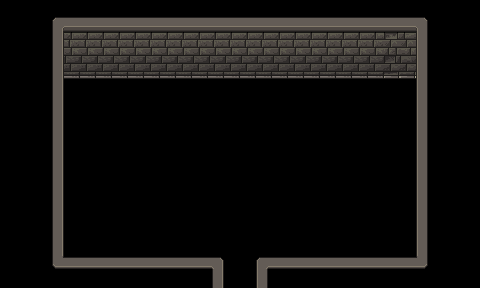

This is a level from a 2D game, rendered from its Tiled map with the project's own tilesets. A one-line summary and the complete map file follow:
An orthogonal 30x18 tile map with 16x16 px tiles, 2 tile layers (Ground, Upper), 1 hidden layer not drawn and 9 objects (3x ResourceSpawn, 3x SpawnPoint, Entrance, DungeonObject, CombatStart).

<map version="1.4" tiledversion="1.4.1" orientation="orthogonal" renderorder="right-down" width="30" height="18" tilewidth="16" tileheight="16" infinite="0" nextlayerid="22" nextobjectid="52">
 <properties>
  <property name="ActiveSpawn" type="int" value="3" />
  <property name="Dungeon" value="Forest" />
  <property name="Outside" type="bool" value="false" />
  <property name="ResourcesMinMax" value="30-60" />
 </properties>
 <tileset firstgid="1" source="../Tilesets/tilesetDungeon.tsx" />
 <layer id="19" name="Base" width="30" height="18" visible="0">
  <data encoding="csv">
145,145,145,145,145,145,145,145,145,145,145,145,145,145,145,145,145,145,145,145,145,145,145,145,145,145,145,145,145,145,
145,145,145,145,145,145,145,145,145,145,145,145,145,145,145,145,145,145,145,145,145,145,145,145,145,145,145,145,145,145,
145,145,145,145,145,145,145,145,145,145,145,145,145,145,145,145,145,145,145,145,145,145,145,145,145,145,145,145,145,145,
145,145,145,145,145,145,145,145,145,145,145,145,145,145,145,145,145,145,145,145,145,145,145,145,145,145,145,145,145,145,
145,145,145,145,145,145,145,145,145,145,145,145,145,145,145,145,145,145,145,145,145,145,145,145,145,145,145,145,145,145,
145,145,145,145,10,10,31,11,10,10,10,10,10,10,10,11,10,10,10,11,10,10,10,12,10,10,145,145,145,145,
145,145,145,145,10,10,11,10,10,10,10,10,10,10,10,10,11,10,12,10,11,10,10,10,31,10,145,145,145,145,
145,145,145,145,10,10,10,10,10,10,10,11,10,31,10,10,11,10,11,10,11,11,10,10,10,11,145,145,145,145,
145,145,145,145,12,10,10,11,10,10,10,10,10,10,10,12,10,11,10,10,10,10,11,10,12,10,145,145,145,145,
145,145,145,145,12,10,10,10,10,10,11,10,10,10,10,10,10,11,10,10,10,11,10,10,10,10,145,145,145,145,
145,145,145,145,10,10,10,11,11,10,10,10,11,11,10,30,10,12,10,11,10,10,10,10,10,12,145,145,145,145,
145,145,145,145,31,11,10,10,11,10,10,10,30,11,10,10,11,10,30,10,10,11,10,10,31,31,145,145,145,145,
145,145,145,145,12,10,10,10,10,10,10,10,10,10,10,10,11,10,31,12,10,10,10,10,10,10,145,145,145,145,
145,145,145,145,10,10,11,12,11,10,12,10,10,10,10,10,10,10,10,11,10,10,10,12,11,10,145,145,145,145,
145,145,145,145,10,10,10,10,10,10,10,11,10,31,10,10,10,10,10,10,11,10,10,10,10,10,145,145,145,145,
145,145,145,145,10,10,10,10,10,30,10,10,10,10,10,11,10,30,31,10,11,31,10,11,10,31,145,145,145,145,
145,145,145,145,10,10,10,10,10,10,10,10,11,10,10,10,10,10,10,10,10,10,31,10,10,10,145,145,145,145,
145,145,145,145,145,145,145,145,145,145,145,145,145,145,10,10,145,145,145,145,145,145,145,145,145,145,145,145,145,145
</data>
 </layer>
 <layer id="20" name="Ground" width="30" height="18">
  <data encoding="csv">
0,0,0,0,0,0,0,0,0,0,0,0,0,0,0,0,0,0,0,0,0,0,0,0,0,0,0,0,0,0,
0,0,0,22,62,62,62,62,62,62,62,62,62,62,62,62,62,62,62,62,62,62,62,62,62,62,23,0,0,0,
0,0,0,24,84,84,84,84,84,84,84,84,84,84,84,84,84,84,84,84,84,84,84,84,85,86,21,0,0,0,
0,0,0,24,104,104,104,104,104,104,104,104,104,104,104,104,104,104,104,104,104,104,104,104,105,106,21,0,0,0,
0,0,0,24,124,124,124,124,124,124,124,124,124,124,124,124,124,124,124,124,124,124,124,124,125,126,21,0,0,0,
0,0,0,24,0,0,0,0,0,0,0,0,0,0,0,0,0,0,0,0,0,0,0,0,0,0,21,0,0,0,
0,0,0,24,0,0,0,0,0,0,0,0,0,0,0,0,0,0,0,0,0,0,0,0,0,0,21,0,0,0,
0,0,0,24,0,0,0,0,0,0,0,0,0,0,0,0,0,0,0,0,0,0,0,0,0,0,21,0,0,0,
0,0,0,24,0,0,0,0,0,0,0,0,0,0,0,0,0,0,0,0,0,0,0,0,0,0,21,0,0,0,
0,0,0,24,0,0,0,0,0,0,0,0,0,0,0,0,0,0,0,0,0,0,0,0,0,0,21,0,0,0,
0,0,0,24,0,0,0,0,0,0,0,0,0,0,0,0,0,0,0,0,0,0,0,0,0,0,21,0,0,0,
0,0,0,24,0,0,0,0,0,0,0,0,0,0,0,0,0,0,0,0,0,0,0,0,0,0,21,0,0,0,
0,0,0,24,0,0,0,0,0,0,0,0,0,0,0,0,0,0,0,0,0,0,0,0,0,0,21,0,0,0,
0,0,0,24,0,0,0,0,0,0,0,0,0,0,0,0,0,0,0,0,0,0,0,0,0,0,21,0,0,0,
0,0,0,24,0,0,0,0,0,0,0,0,0,0,0,0,0,0,0,0,0,0,0,0,0,0,21,0,0,0,
0,0,0,24,0,0,0,0,0,0,0,0,0,0,0,0,0,0,0,0,0,0,0,0,0,0,21,0,0,0,
0,0,0,42,2,2,2,2,2,2,2,2,2,4,0,0,1,2,2,2,2,2,2,2,2,2,43,0,0,0,
0,0,0,0,0,0,0,0,0,0,0,0,0,24,0,0,21,0,0,0,0,0,0,0,0,0,0,0,0,0
</data>
 </layer>
 <layer id="21" name="Upper" width="30" height="18">
  <data encoding="csv">
0,0,0,0,0,0,0,0,0,0,0,0,0,0,0,0,0,0,0,0,0,0,0,0,0,0,0,0,0,0,
0,0,0,0,0,0,0,0,0,0,0,0,0,0,0,0,0,0,0,0,0,0,0,0,0,0,0,0,0,0,
0,0,0,0,0,0,0,0,0,0,0,0,0,0,0,0,0,0,0,0,0,0,0,0,0,0,0,0,0,0,
0,0,0,0,0,0,0,0,0,0,0,0,0,0,0,0,0,0,0,0,0,0,0,0,0,0,0,0,0,0,
0,0,0,0,0,0,0,0,0,0,0,0,0,0,0,0,0,0,0,0,0,0,0,0,0,0,0,0,0,0,
0,0,0,0,0,0,0,0,0,0,0,0,0,0,0,0,0,0,0,0,0,0,0,0,0,0,0,0,0,0,
0,0,0,0,0,0,0,0,0,0,0,0,0,0,0,0,0,0,0,0,0,0,0,0,0,0,0,0,0,0,
0,0,0,0,0,0,0,0,0,0,0,0,0,0,0,0,0,0,0,0,0,0,0,0,0,0,0,0,0,0,
0,0,0,0,0,0,0,0,0,0,0,0,0,0,0,0,0,0,0,0,0,0,0,0,0,0,0,0,0,0,
0,0,0,0,0,0,0,0,0,0,0,0,0,0,0,0,0,0,0,0,0,0,0,0,0,0,0,0,0,0,
0,0,0,0,0,0,0,0,0,0,0,0,0,0,0,0,0,0,0,0,0,0,0,0,0,0,0,0,0,0,
0,0,0,0,0,0,0,0,0,0,0,0,0,0,0,0,0,0,0,0,0,0,0,0,0,0,0,0,0,0,
0,0,0,0,0,0,0,0,0,0,0,0,0,0,0,0,0,0,0,0,0,0,0,0,0,0,0,0,0,0,
0,0,0,0,0,0,0,0,0,0,0,0,0,0,0,0,0,0,0,0,0,0,0,0,0,0,0,0,0,0,
0,0,0,0,0,0,0,0,0,0,0,0,0,0,0,0,0,0,0,0,0,0,0,0,0,0,0,0,0,0,
0,0,0,0,0,0,0,0,0,0,0,0,0,0,0,0,0,0,0,0,0,0,0,0,0,0,0,0,0,0,
0,0,0,0,0,0,0,0,0,0,0,0,0,0,0,0,0,0,0,0,0,0,0,0,0,0,0,0,0,0,
0,0,0,0,0,0,0,0,0,0,0,0,0,0,0,0,0,0,0,0,0,0,0,0,0,0,0,0,0,0
</data>
 </layer>
 <objectgroup id="4" name="Travel">
  <object id="19" name="Entrance" x="224" y="284" width="32" height="4">
   <properties>
    <property name="EntranceDir" value="Up" />
    <property name="Map" value="mapForest_Dungeon_Wing_1_12" />
   </properties>
  </object>
 </objectgroup>
 <objectgroup id="5" name="MapObject">
  <object id="39" name="ResourceSpawn" x="303.667" y="78.501" width="112.166" height="77.4997">
   <properties>
    <property name="Resources" value="5" />
   </properties>
  </object>
  <object id="40" name="ResourceSpawn" x="64.5766" y="80.084" width="126.333" height="105.471">
   <properties>
    <property name="Resources" value="5" />
   </properties>
  </object>
  <object id="41" name="ResourceSpawn" x="273.667" y="177.584" width="108.333" height="78.6663">
   <properties>
    <property name="Resources" value="5" />
   </properties>
  </object>
  <object id="46" name="SpawnPoint" x="82" y="212.25" width="10" height="8.5">
   <properties>
    <property name="Spawn-All" value="4-C" />
   </properties>
  </object>
  <object id="47" name="SpawnPoint" x="387.229" y="162.825" width="10" height="8.5">
   <properties>
    <property name="Spawn-All" value="4-C" />
   </properties>
  </object>
  <object id="48" name="SpawnPoint" x="273.5" y="115.75" width="10" height="8.5">
   <properties>
    <property name="Spawn-All" value="4-C" />
   </properties>
  </object>
  <object id="49" name="DungeonObject" x="224" y="96" width="16" height="16">
   <properties>
    <property name="ObjectID" type="int" value="20" />
    <property name="OutTrigger" value="Trigger_Forest_2" />
   </properties>
  </object>
 </objectgroup>
 <objectgroup id="6" name="Character">
  <object id="51" name="CombatStart" x="209.089" y="212.297" width="10.4901" height="8.9907">
   <properties>
    <property name="Map" value="mapForest_Dungeon_Wing_1_12" />
    <property name="Position" value="NW" />
   </properties>
  </object>
 </objectgroup>
</map>